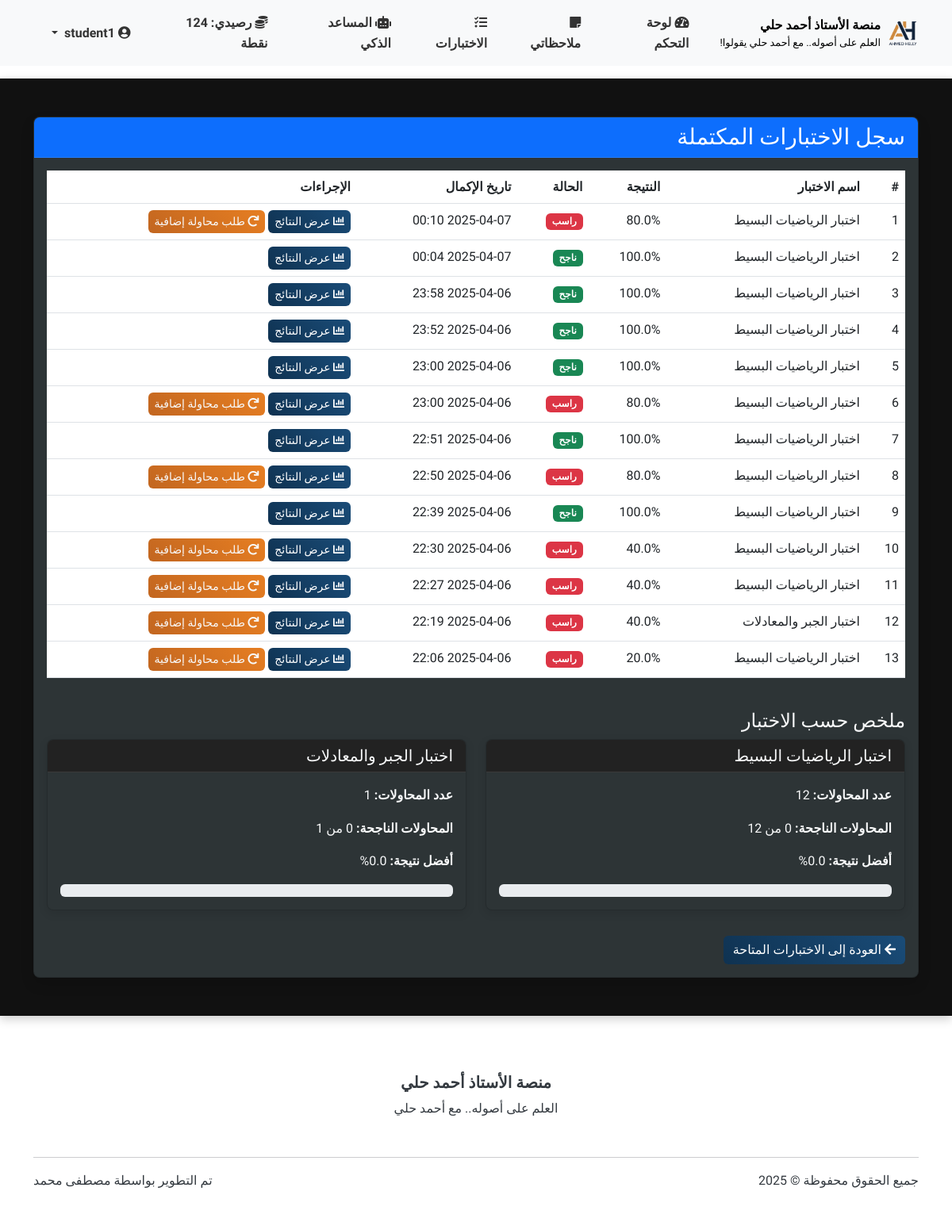
The page /student/tests/history (signed in) on the database as committed earlier.
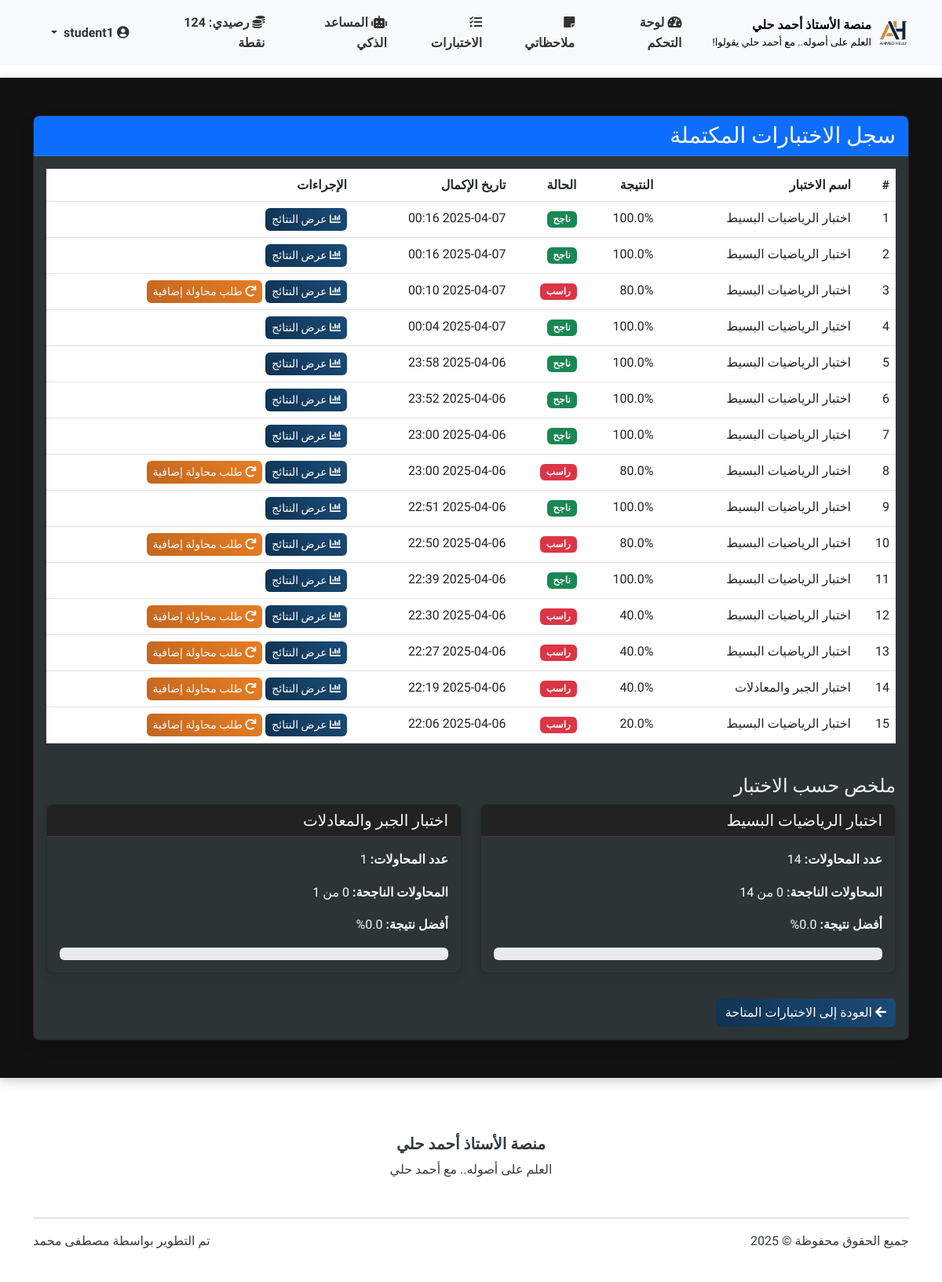
The same page on the database as committed later.
### models.py (models this page shows, shortened)
class TestAttempt(db.Model):
    __tablename__ = 'test_attempts'
    id = db.Column(db.Integer, primary_key=True)
    test_id = db.Column(db.Integer, db.ForeignKey('tests.id'), nullable=False)
    user_id = db.Column(db.Integer, db.ForeignKey('users.id'), nullable=False)
    started_at = db.Column(db.DateTime, default=datetime.utcnow)
    completed_at = db.Column(db.DateTime, nullable=True)
    score = db.Column(db.Float, nullable=True)  # Final score as percentage
    passed = db.Column(db.Boolean, nullable=True)  # Whether the user passed
    user = db.relationship('User', backref=db.backref('test_attempts', lazy='dynamic'))
    answers = db.relationship('TestAnswer', backref='attempt', lazy='dynamic', cascade='all, delete-orphan')

class Test(db.Model):
    __tablename__ = 'tests'
    id = db.Column(db.Integer, primary_key=True)
    title = db.Column(db.String(100), nullable=False)
    description = db.Column(db.Text, nullable=True)
    created_by = db.Column(db.Integer, db.ForeignKey('users.id'), nullable=False)
    created_at = db.Column(db.DateTime, default=datetime.utcnow)
    is_active = db.Column(db.Boolean, default=True)
    time_limit_minutes = db.Column(db.Integer, default=30)  # Time limit in minutes
    passing_score = db.Column(db.Integer, default=60)  # Passing score percentage
    questions = db.relationship('TestQuestion', backref='test', lazy='dynamic', cascade='all, delete-orphan')
    attempts = db.relationship('TestAttempt', backref='test', lazy='dynamic')
    creator = db.relationship('User', backref=db.backref('created_tests', lazy='dynamic'))

### test_routes.py (the view)
@student_tests.route('/history')
@login_required
def test_history():
    if current_user.is_admin():
        flash('هذه الصفحة مخصصة للطلاب فقط.', 'warning')
        return redirect(url_for('admin.dashboard'))
    attempts = TestAttempt.query.filter_by(
        user_id=current_user.id
    ).filter(TestAttempt.completed_at.isnot(None)).order_by(TestAttempt.completed_at.desc()).all()
    attempts_by_test = {}
    for attempt in attempts:
        if attempt.test_id not in attempts_by_test:
            attempts_by_test[attempt.test_id] = []
        attempts_by_test[attempt.test_id].append(attempt)
    test_ids = [a.test_id for a in attempts]
    tests = Test.query.filter(Test.id.in_(test_ids)).all()
    tests_dict = {test.id: test for test in tests}
    retry_requests = TestRetryRequest.query.filter_by(
        user_id=current_user.id
    ).order_by(TestRetryRequest.request_date.desc()).all()
    return render_template(
        'student/test_history.html',
        attempts=attempts,
        attempts_by_test=attempts_by_test,
        tests=tests_dict,
        retry_requests=retry_requests
    )

### main.py (called while the page is built)
    @login_manager.user_loader
    def load_user(user_id):
        return models.User.query.get(int(user_id))

### models.py (called while the page is built)
    def is_admin(self):
        return self.role == 'admin'

### routes.py (called while the page is built)
@app.context_processor
def inject_now():
    return {'now': datetime.now()}

### templates/student/test_history.html (shortened to what the changed rows need)
{% extends 'base.html' %}
{% block content %}
<div class="container mt-4">
    <div class="row">
        <div class="col-md-12">
            <div class="card shadow mb-4">
                <div class="card-body">
                    {% if attempts %}
                        <div class="table-responsive">
                            <table class="table table-hover">
                                <thead>
                                    <tr>
                                        <th>#</th>
                                        <th>اسم الاختبار</th>
                                        <th>النتيجة</th>
                                        <th>الحالة</th>
                                        <th>تاريخ الإكمال</th>
                                        <th>الإجراءات</th>
                                    </tr>
                                </thead>
                                <tbody>
                                    {% for attempt in attempts %}
                                        <tr>
                                            <td>{{ loop.index }}</td>
                                            <td>{{ tests[attempt.test_id].title }}</td>
                                            <td>{{ "%.1f"|format(attempt.score if attempt.score else 0) }}%</td>
                                            <td>
                                                {% if attempt.passed %}
                                                    <span class="badge bg-success">ناجح</span>
                                                {% else %}
                                                    <span class="badge bg-danger">راسب</span>
                                                {% endif %}
                                            </td>
                                            <td>
                                                {% if attempt.completed_at %}
                                                    {{ attempt.completed_at.strftime('%Y-%m-%d %H:%M') }}
                                                {% else %}
                                                    {{ attempt.started_at.strftime('%Y-%m-%d %H:%M') }}
                                                {% endif %}
                                            </td>
                                            <td>
                                                <a href="{{ url_for('student_tests.test_results', attempt_id=attempt.id) }}" class="btn btn-sm btn-primary">
                                                    <i class="fas fa-chart-bar"></i> عرض النتائج
                                                </a>
                                                {% if not attempt.passed %}
                                                <a href="{{ url_for('student_tests.request_retry', test_id=attempt.test_id) }}" class="btn btn-sm btn-warning">
                                                    <i class="fas fa-redo"></i> طلب محاولة إضافية
                                                </a>
                                                {% endif %}
                                            </td>
                                        </tr>
                                    {% endfor %}
                                </tbody>
                            </table>
                        </div>
                        <div class="mt-4">
                            <div class="row">
                                {% for test_id, test_attempts in attempts_by_test.items() %}
                                    <div class="col-md-6 mb-3">
                                        <div class="card">
                                            <div class="card-header">
                                                <h5 class="mb-0">{{ tests[test_id].title }}</h5>
                                            </div>
                                            <div class="card-body">
                                                <p><strong>عدد المحاولات:</strong> {{ test_attempts|length }}</p>
                                                {% set passed_count = 0 %}
                                                {% set best_score = 0 %}
                                                {% for attempt in test_attempts %}
                                                    {% if attempt.passed %}
                                                        {% set passed_count = passed_count + 1 %}
                                                    {% endif %}
                                                    {% if attempt.score and attempt.score > best_score %}
                                                        {% set best_score = attempt.score %}
                                                    {% endif %}
                                                {% endfor %}
                                                <p><strong>المحاولات الناجحة:</strong> {{ passed_count }} من {{ test_attempts|length }}</p>
                                                <p><strong>أفضل نتيجة:</strong> {{ "%.1f"|format(best_score) }}%</p>
                                                <div class="progress">
                                                </div>
                                            </div>
                                        </div>
                                    </div>
                                {% endfor %}
                            </div>
                        </div>
                    {% else %}
                        <div class="alert alert-info">
                            <i class="fas fa-info-circle"></i>
                            لم تكمل أي اختبارات حتى الآن. قم بأداء اختبار لعرض نتائجك هنا.
                        </div>
                    {% endif %}
                </div>
            </div>
        </div>
    </div>
</div>
{% endblock %}

Rows that differ between the two databases and show on the page:
added TestAttempt: {{ tests[attempt.test_id].title }} "اختبار الرياضيات البسيط", score "100.0", passed "ناجح", completed_at "2025-04-07 00:16"
added TestAttempt: {{ tests[attempt.test_id].title }} "اختبار الرياضيات البسيط", score "100.0", passed "ناجح", completed_at "2025-04-07 00:16"
Other text that changed with them:
new list line: "اختبار الرياضيات البسيط"
new list line: "عدد المحاولات: 14 المحاولات الناجحة: من 14 أفضل نتيجة: 0.0 %"
list line gone: "اختبار الرياضيات البسيط"
list line gone: "عدد المحاولات: 12 المحاولات الناجحة: من 12 أفضل نتيجة: 0.0 %"
